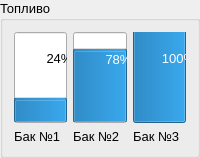
                    <widget class="QGroupBox" name="groupBox_6">
                     <property name="font">
                      <font>
                       <pointsize>10</pointsize>
                      </font>
                     </property>
                     <property name="title">
                      <string>Топливо</string>
                     </property>
                     <layout class="QHBoxLayout" name="horizontalLayout_19">
                      <item>
                       <layout class="QVBoxLayout" name="verticalLayout_22">
                        <item>
                         <widget class="QProgressBar" name="progressBar">
                          <property name="sizePolicy">
                           <sizepolicy hsizetype="Minimum" vsizetype="Expanding">
                            <horstretch>0</horstretch>
                            <verstretch>0</verstretch>
                           </sizepolicy>
                          </property>
                          <property name="value">
                           <number>24</number>
                          </property>
                          <property name="orientation">
                           <enum>Qt::Orientation::Vertical</enum>
                          </property>
                         </widget>
                        </item>
                        <item>
                         <widget class="QLabel" name="label_9">
                          <property name="text">
                           <string>Бак №1</string>
                          </property>
                         </widget>
                        </item>
                       </layout>
                      </item>
                      <item>
                       <layout class="QVBoxLayout" name="verticalLayout_23">
                        <item>
                         <widget class="QProgressBar" name="progressBar_2">
                          <property name="sizePolicy">
                           <sizepolicy hsizetype="Minimum" vsizetype="Expanding">
                            <horstretch>0</horstretch>
                            <verstretch>0</verstretch>
                           </sizepolicy>
                          </property>
                          <property name="value">
                           <number>78</number>
                          </property>
                          <property name="orientation">
                           <enum>Qt::Orientation::Vertical</enum>
                          </property>
                         </widget>
                        </item>
                        <item>
                         <widget class="QLabel" name="label_10">
                          <property name="text">
                           <string>Бак №2</string>
                          </property>
                         </widget>
                        </item>
                       </layout>
                      </item>
                      <item>
                       <layout class="QVBoxLayout" name="verticalLayout_24">
                        <item>
                         <widget class="QProgressBar" name="progressBar_3">
                          <property name="sizePolicy">
                           <sizepolicy hsizetype="Minimum" vsizetype="Expanding">
                            <horstretch>0</horstretch>
                            <verstretch>0</verstretch>
                           </sizepolicy>
                          </property>
                          <property name="minimum">
                           <number>0</number>
                          </property>
                          <property name="value">
                           <number>100</number>
                          </property>
                          <property name="orientation">
                           <enum>Qt::Orientation::Vertical</enum>
                          </property>
                         </widget>
                        </item>
                        <item>
                         <widget class="QLabel" name="label_11">
                          <property name="text">
                           <string>Бак №3</string>
                          </property>
                         </widget>
                        </item>
                       </layout>
                      </item>
                     </layout>
                    </widget>
